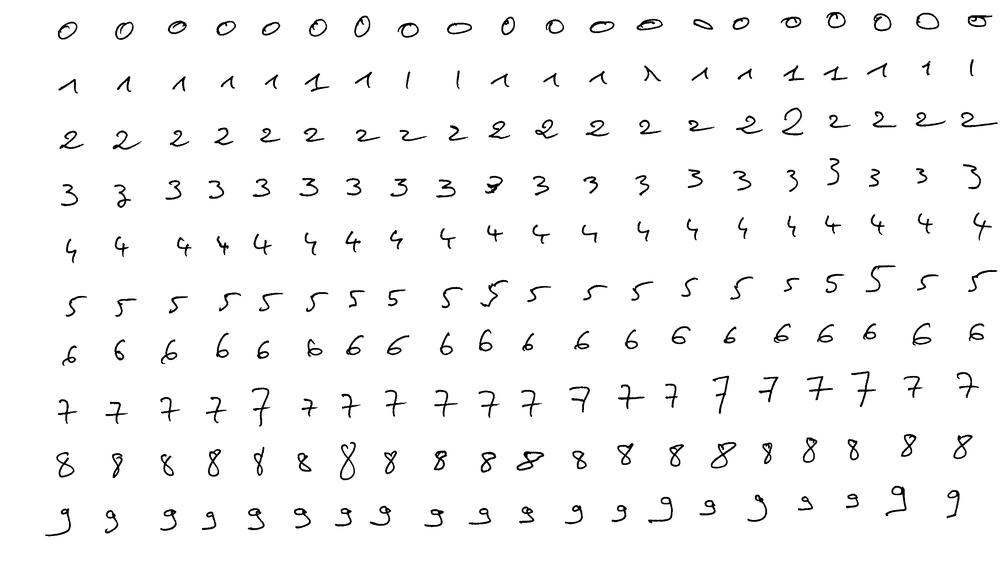
#> input picture docs/app.tif, 1000 x 563 px, shrunk from 2812 x 1584 before the run, found by its file name
$ python test_segmentation.py
#> lines starting #> are read from the running program, lines starting #| are printed output that depends on the picture; after the words box and inside, x2 and y2 are one past the last pixel; in counts of white or black regions, pixels touching at a corner belong together
import cv2
import numpy as np
from PIL import Image
import os

# Load TIFF file
input_path = "app.tif"
output_folder = "segmented_digits"

# Create output directory if it doesn't exist
os.makedirs(output_folder, exist_ok=True)

# Open image with PIL and convert to RGB if needed
pil_image = Image.open(input_path).convert('RGB')

# Convert PIL Image to OpenCV format
image = cv2.cvtColor(np.array(pil_image), cv2.COLOR_RGB2BGR)

# Convert to grayscale
gray = cv2.cvtColor(image, cv2.COLOR_BGR2GRAY)
#> gray is the input picture: shape (563, 1000); min 0, max 255, mean 247.1

# Apply binary thresholding
_, thresh = cv2.threshold(gray, 128, 255, cv2.THRESH_BINARY_INV)
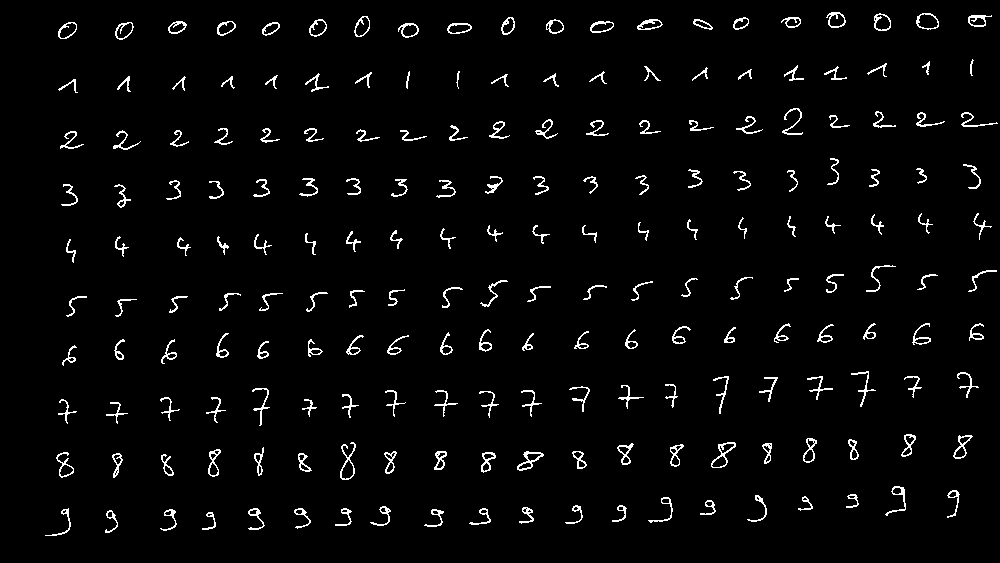
#> thresh: shape (563, 1000); 3.1% white in thin lines or dots, all inside (x1, y1, x2, y2) = (45, 12, 998, 536)

# Find contours
contours, _ = cv2.findContours(thresh, cv2.RETR_EXTERNAL, cv2.CHAIN_APPROX_SIMPLE)
#> contours = 200 contours, 4 with area under 20; largest, box (x1, y1, x2, y2) and area: (711, 442, 736, 468) 279, (916, 13, 939, 30) 278, (340, 442, 356, 480) 240, (874, 13, 891, 31) 228, (517, 451, 544, 471) 227

# Sort contours left-to-right (optional, useful if numbers are horizontally aligned)
bounding_boxes = [cv2.boundingRect(c) for c in contours]
#> bounding_boxes = 200 items, first 6: (202, 512, 14, 18), (105, 510, 13, 23), (424, 509, 20, 18), (160, 509, 17, 22), (469, 508, 22, 17), (335, 508, 17, 18)
contours = [c for _, c in sorted(zip(bounding_boxes, contours), key=lambda b: b[0][0])]

# Save each contour as a separate image
for idx, contour in enumerate(contours):
    x, y, w, h = cv2.boundingRect(contour)

    # Add a little margin
    margin = 5
    x = max(0, x - margin)
    y = max(0, y - margin)
    w += 2 * margin
    h += 2 * margin

    # Crop the digit
    digit = gray[y:y+h, x:x+w]

    # Save the cropped digit
    output_path = os.path.join(output_folder, f"digit_{idx+1}.png")
    cv2.imwrite(output_path, digit)
#> this loop made 200 passes
#> (x, y, w, h) on passes 1 to 3: (40, 503, 36, 38), (51, 447, 28, 36), (53, 394, 29, 35)
#> pass 1, `digit = gray[y:y+h, x:x+w]`:
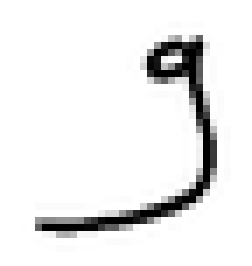
#> digit: shape (38, 36) (shown 7 times larger); min 0, max 255, mean 235.1
#> pass 2, `digit = gray[y:y+h, x:x+w]`:
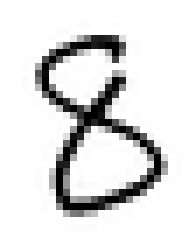
#> digit: shape (36, 28) (shown 7 times larger); min 0, max 255, mean 224.3
#> pass 3, `digit = gray[y:y+h, x:x+w]`:
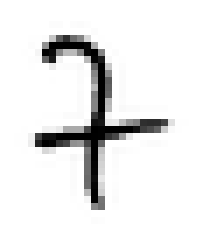
#> digit: shape (35, 29) (shown 7 times larger); min 0, max 255, mean 233.1

print(f"Segmented {len(contours)} digits and saved to '{output_folder}/'")
#| Segmented 200 digits and saved to 'segmented_digits/'

$ run again, with docs/test.tif copied over docs/app.tif
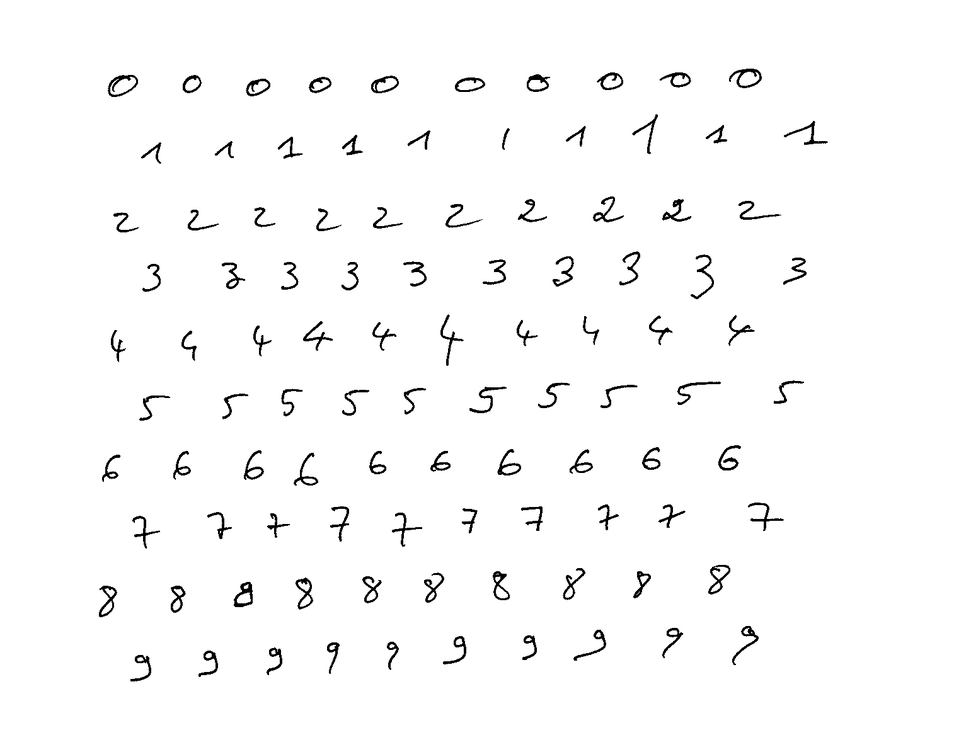
#> input picture docs/test.tif, 954 x 740 px, shrunk from 1514 x 1175 before the run, found by its file name
#> gray is the input picture: shape (740, 954); min 0, max 255, mean 249.6
#> `_, thresh = cv2.threshold(gray, 128, 255, cv2.THRESH_BINARY_INV)`:
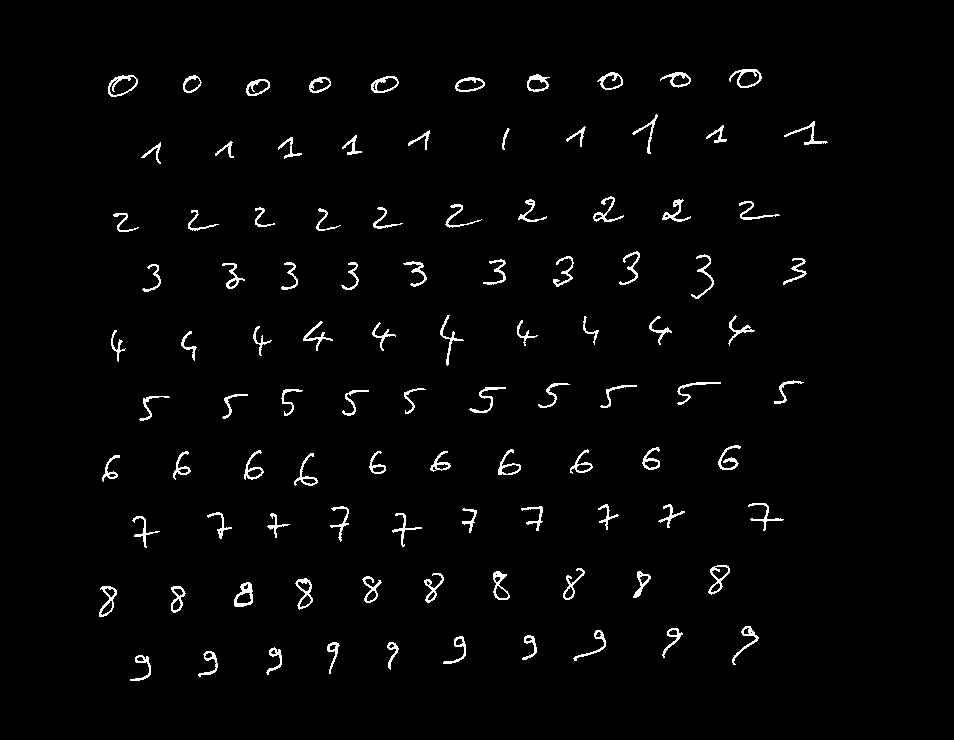
#> thresh: shape (740, 954); 2.1% white in thin lines or dots, all inside (x1, y1, x2, y2) = (99, 69, 828, 681)
#> contours = 100 contours; largest, box (x1, y1, x2, y2) and area: (108, 75, 138, 97) 446, (729, 69, 762, 88) 364, (371, 76, 399, 93) 324, (708, 565, 730, 595) 318, (455, 77, 485, 92) 312
#> bounding_boxes = 100 items, first 6: (130, 655, 21, 26), (198, 651, 20, 26), (266, 647, 16, 28), (387, 642, 12, 28), (327, 642, 13, 32), (443, 636, 23, 28)
#> the loop `for idx, contour in enumerate(contours):` made 100 passes
#> (x, y, w, h) on passes 1 to 8: (94, 581, 28, 41), (97, 450, 28, 37), (103, 70, 40, 32), (106, 325, 25, 42), (108, 208, 36, 29), (125, 650, 31, 36), (127, 511, 38, 42), (134, 391, 41, 35)
#> pass 3, `digit = gray[y:y+h, x:x+w]`:
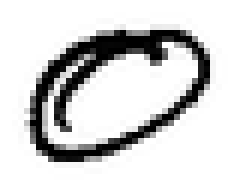
#> digit: shape (32, 40) (shown 6 times larger); min 0, max 255, mean 211.8
#| Segmented 100 digits and saved to 'segmented_digits/'

$ run again, with docs/euclidean_distance.png saved as docs/app.tif
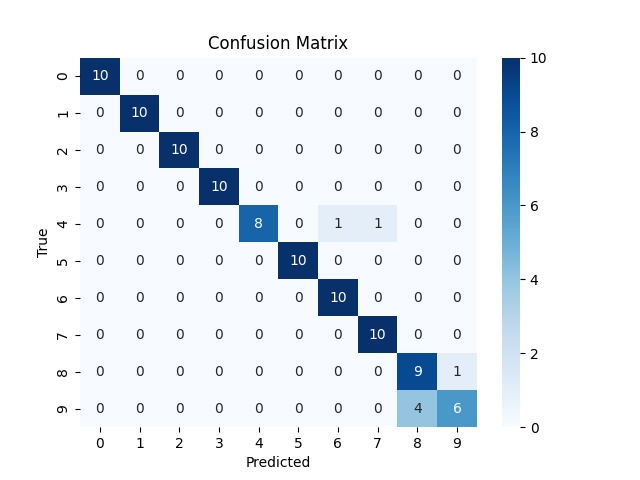
#> input picture docs/euclidean_distance.png, 640 x 480 px, found by its file name
#> `gray = cv2.cvtColor(image, cv2.COLOR_BGR2GRAY)`:
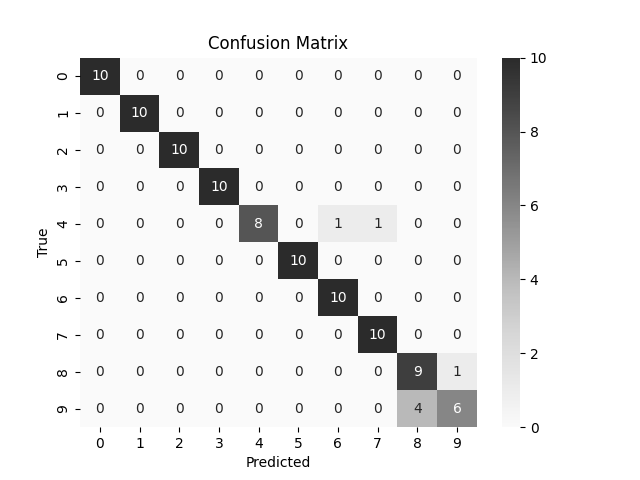
#> gray: shape (480, 640); min 0, max 255, mean 237.9
#> `_, thresh = cv2.threshold(gray, 128, 255, cv2.THRESH_BINARY_INV)`:
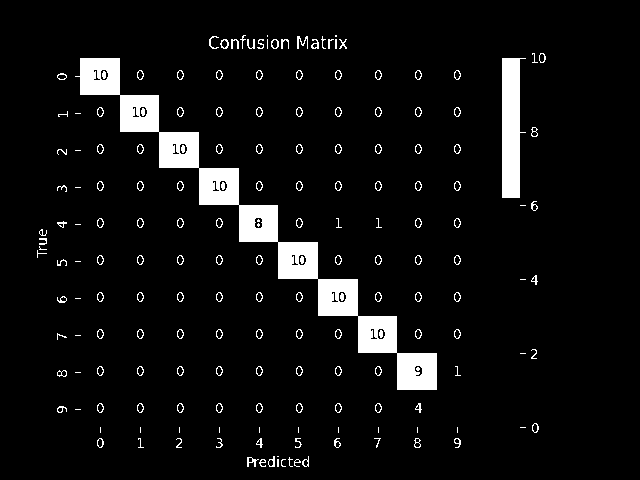
#> thresh: shape (480, 640); 6.3% white; 182 white regions (41 under 20 px)
#> contours = 172 contours, 60 with area under 20; largest, box (x1, y1, x2, y2) and area: (75, 58, 437, 390) 12490, (502, 58, 526, 198) 2364, (220, 39, 229, 49) 56, (271, 39, 279, 49) 55, (539, 53, 546, 63) 45
#> bounding_boxes = 172 items, first 6: (294, 459, 7, 8), (281, 459, 5, 8), (277, 459, 2, 8), (259, 459, 7, 8), (288, 457, 5, 10), (247, 457, 12, 10)
#> the loop `for idx, contour in enumerate(contours):` made 172 passes
#> (x, y, w, h) on passes 1 to 3: (32, 245, 20, 18), (34, 241, 18, 14), (34, 233, 18, 17)
#| Segmented 172 digits and saved to 'segmented_digits/'
